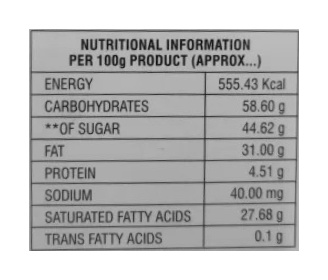
#> input picture test/testimg/test4_image.jpg, 328 x 280 px, found by its file name
$ python test5.py
#> lines starting #> are read from the running program, lines starting #| are printed output that depends on the picture; after the words box and inside, x2 and y2 are one past the last pixel; in counts of white or black regions, pixels touching at a corner belong together
import cv2
import numpy as np

img = cv2.imread('test4_image.jpg')
#> img is the input picture: shape (280, 328, 3); min 12, max 255, mean 187.9
gray = cv2.cvtColor(img, cv2.COLOR_BGR2GRAY)
blurred = cv2.GaussianBlur(gray, (5, 5), 0)
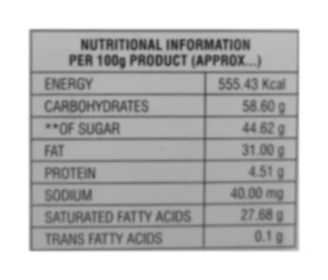
#> blurred: shape (280, 328); min 53, max 255, mean 187.9
edges = cv2.Canny(blurred, 100, 150, apertureSize=3)
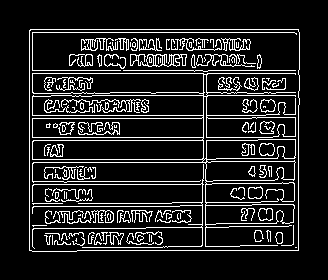
#> edges: shape (280, 328); 12.8% white in thin lines or dots, all inside (x1, y1, x2, y2) = (29, 29, 300, 252)

minLineLength =2
maxLineGap = 4
lines = cv2.HoughLinesP(edges, 1, np.pi / 180, 100, minLineLength, maxLineGap, 10)
#> lines = 31 rows, first 6: [29, 32, 299, 32], [29, 70, 298, 70], [30, 29, 298, 29], [29, 115, 265, 115], [29, 73, 298, 73], [29, 118, 256, 118]
print(lines)
#> (printed output is left out)
# tody_lines_list = np.array(lines, dtype=np.float32).reshape(len(lines), 2, 2)
# print(tody_lines_list)
points = np.array(lines, dtype=np.float32).reshape(len(lines), 2, 2)


# [8 lines of commented-out code are left out]

$ run again, with test/testimg/S__20750478.jpg copied over test/testimg/test4_image.jpg
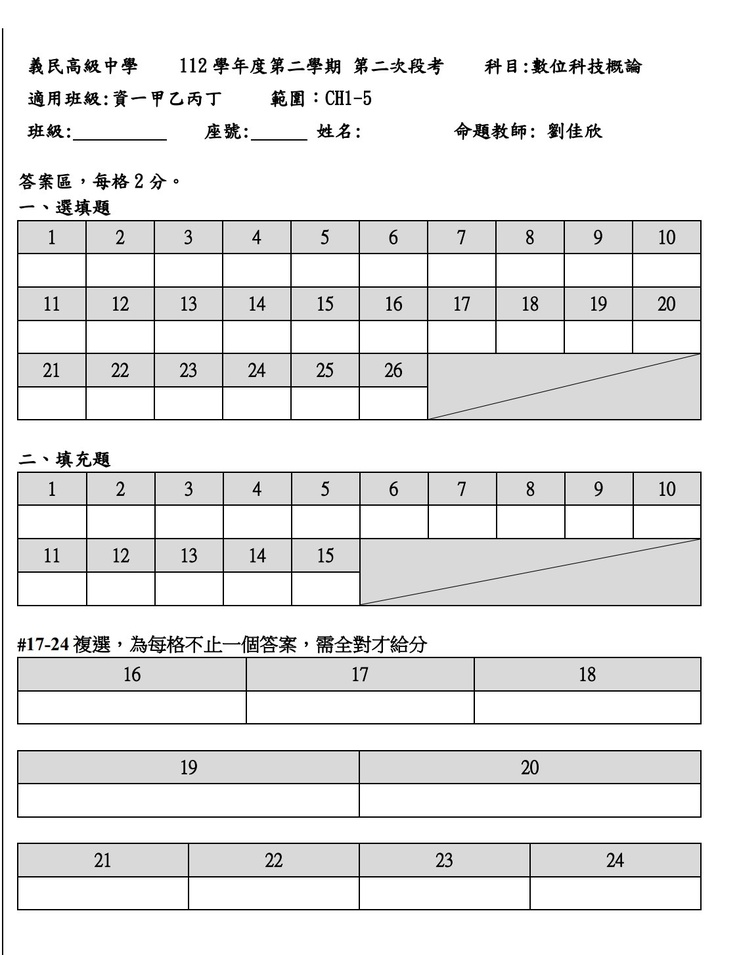
#> input picture test/testimg/S__20750478.jpg, 739 x 955 px, shrunk from 1125 x 1454 before the run, found by its file name
#> img is the input picture: shape (955, 739, 3); mean B, G, R 230.7, 230.7, 230.7
#> `blurred = cv2.GaussianBlur(gray, (5, 5), 0)`:
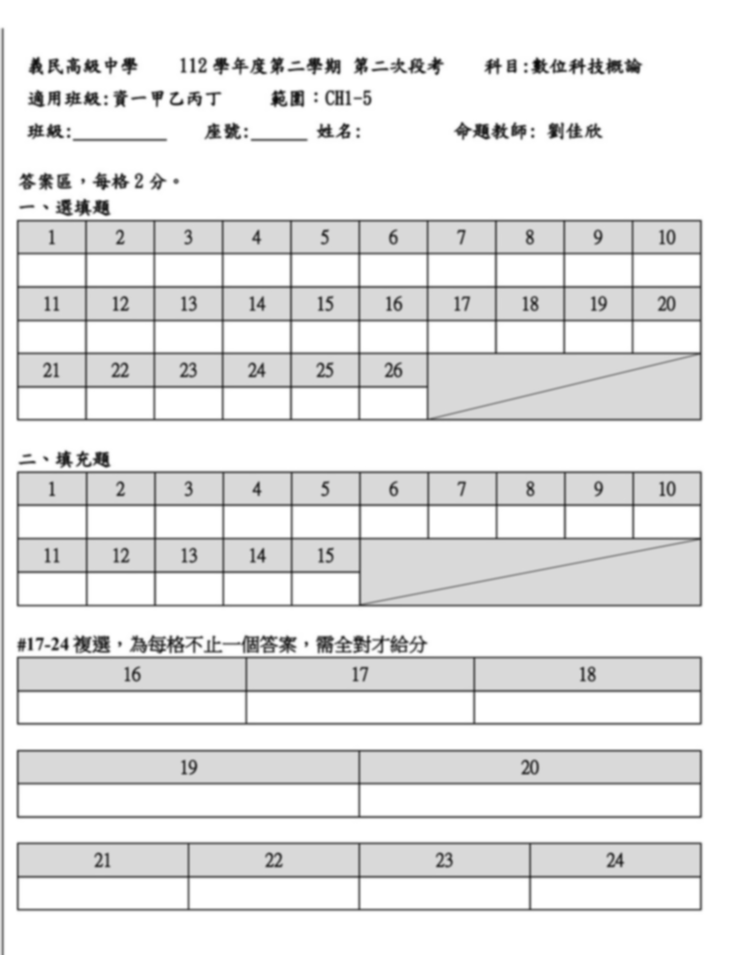
#> blurred: shape (955, 739); min 6, max 255, mean 230.7
#> `edges = cv2.Canny(blurred, 100, 150, apertureSize=3)`:
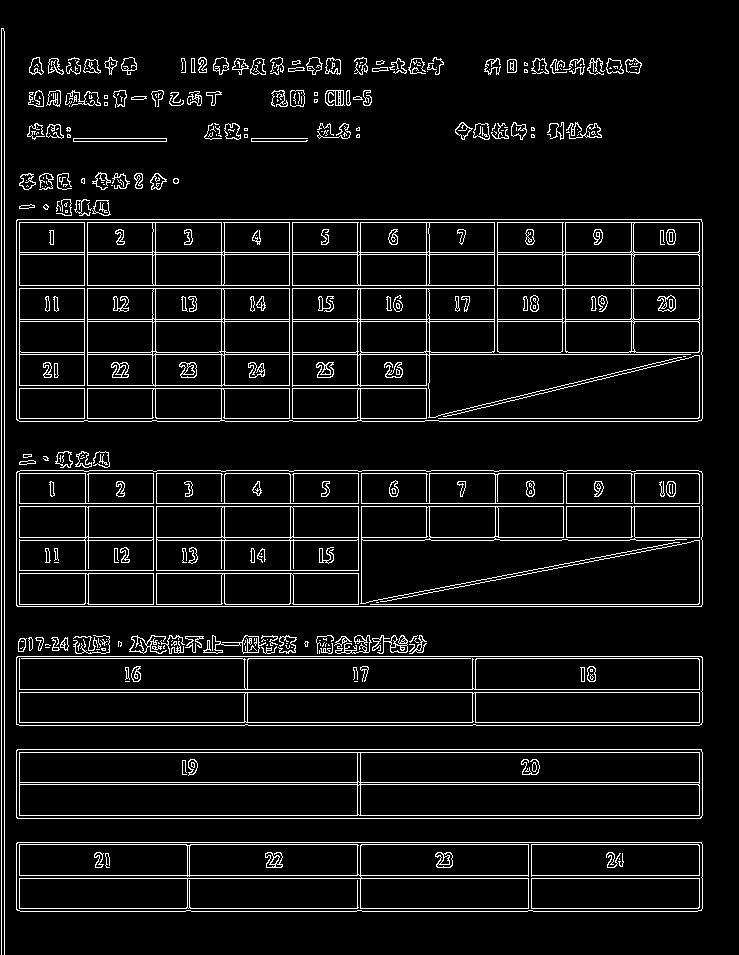
#> edges: shape (955, 739); 7.2% white in thin lines or dots
#> lines = 140 rows, first 6: [1, 954, 1, 28], [4, 954, 4, 31], [16, 878, 702, 878], [16, 418, 426, 418], [17, 219, 701, 219], [16, 319, 702, 319]
#> (printed output is left out)

$ run again, with test/testimg/test4.jpg copied over test/testimg/test4_image.jpg
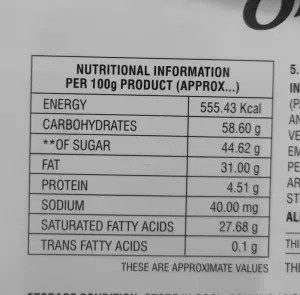
#> input picture test/testimg/test4.jpg, 300 x 295 px, found by its file name
#> img is the input picture: shape (295, 300, 3); min 8, max 204, mean 160.6
#> `blurred = cv2.GaussianBlur(gray, (5, 5), 0)`:
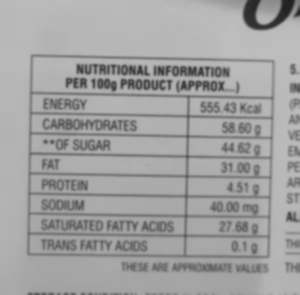
#> blurred: shape (295, 300); min 31, max 191, mean 160.7
#> `edges = cv2.Canny(blurred, 100, 150, apertureSize=3)`:
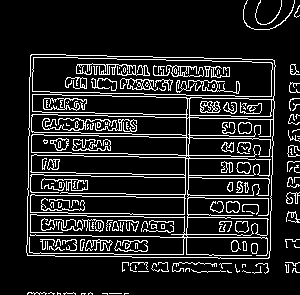
#> edges: shape (295, 300); 13.4% white in thin lines or dots
#> lines = 28 rows, first 6: [104, 156, 138, 156], [28, 194, 271, 199], [28, 172, 236, 175], [29, 132, 228, 135], [95, 113, 230, 115], [28, 192, 242, 195]
#> (printed output is left out)
